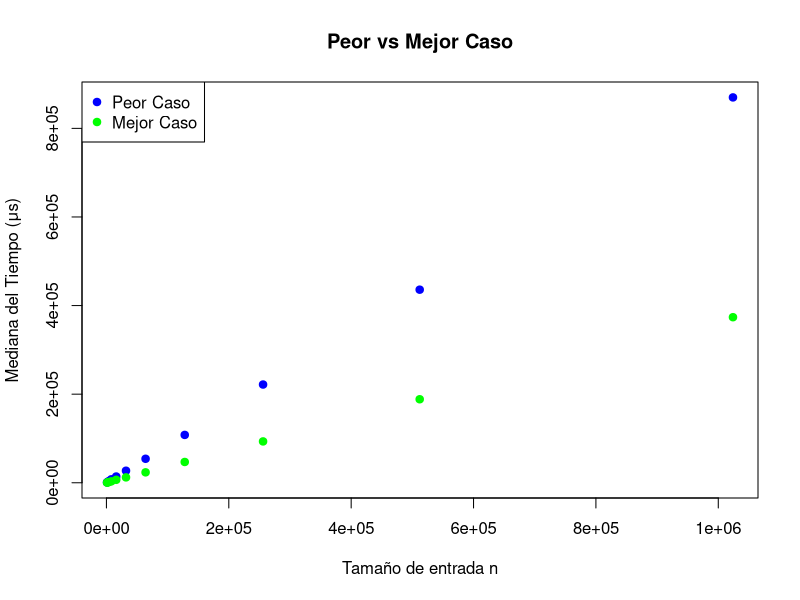
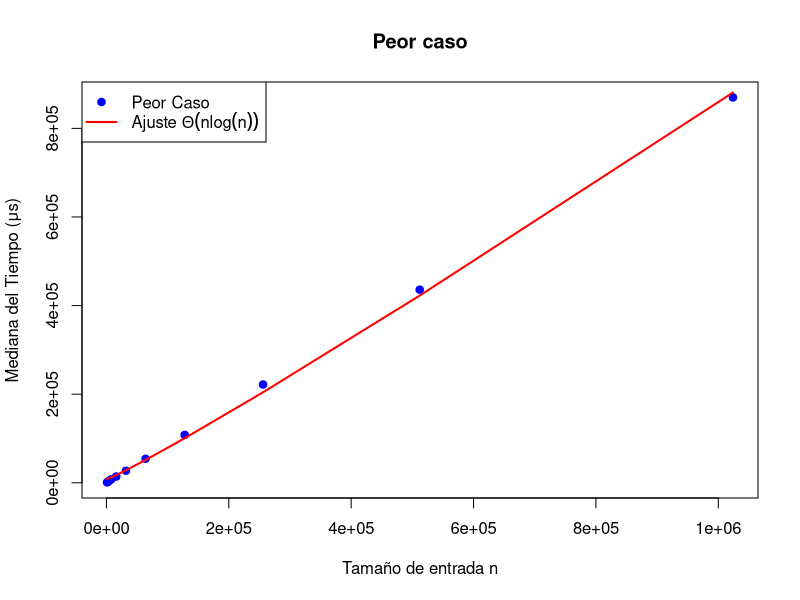
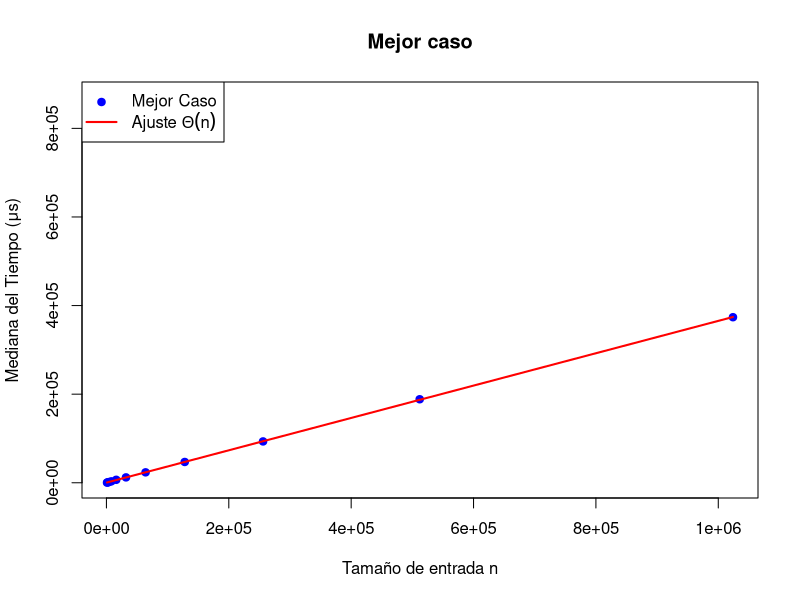

Write R code to recreate these figures, in order.
tiempoPeor <- read.csv("tiempoPeor.txt", header = TRUE)
tiempoMejor <- read.csv("tiempoMejor.txt", header = TRUE)


medianas_peor <- c(
  median(tiempoPeor$i0),
  median(tiempoPeor$i1),
  median(tiempoPeor$i2),
  median(tiempoPeor$i3),
  median(tiempoPeor$i4),
  median(tiempoPeor$i5),
  median(tiempoPeor$i6),
  median(tiempoPeor$i7),
  median(tiempoPeor$i8),
  median(tiempoPeor$i9),
  median(tiempoPeor$i10)
)

medianas_mejor <- c(
  median(tiempoMejor$i0),
  median(tiempoMejor$i1),
  median(tiempoMejor$i2),
  median(tiempoMejor$i3),
  median(tiempoMejor$i4),
  median(tiempoMejor$i5),
  median(tiempoMejor$i6),
  median(tiempoMejor$i7),
  median(tiempoMejor$i8),
  median(tiempoMejor$i9),
  median(tiempoMejor$i10)
)

n_vector = n_vector <- 1000 * 2^(0:10)

# --- Nube de puntos recta de regresión ---
plot(n_vector, medianas_peor,
     main = "Peor vs Mejor Caso",
     xlab = "Tamaño de entrada n",
     ylab = "Mediana del Tiempo (μs)",
     pch = 19,
     col = "blue",
     ylim = range(c(medianas_mejor, medianas_peor)))  # ajustar rango Y

points(n_vector, medianas_mejor,
       pch = 19,
       col = "green")  # nube de puntos del mejor caso en verde

legend("topleft",
       legend = c("Peor Caso", "Mejor Caso"),
       col = c("blue", "green"),
       pch = 19)

modelo_peor_uno <- lm(medianas_peor ~ n_vector) #O(n)
modelo_peor_dos <- lm(medianas_peor ~ I(n_vector*log(n_vector))) #O(n*log(n)) <- Orden real del algoritmo
r_cuadrado_peor_uno = summary(modelo_peor_uno)$r.squared #O(n)
r_cuadrado_peor_dos = summary(modelo_peor_dos)$r.squared #O(n*log(n))

modelo_mejor_uno <- lm(medianas_mejor ~ n_vector) #O(n)  <- Orden real del algoritmo
modelo_mejor_dos <- lm(medianas_mejor ~ I(n_vector*log(n_vector))) #O(n*log(n))
r_cuadrado_mejor_uno = summary(modelo_mejor_uno)$r.squared
r_cuadrado_mejor_dos = summary(modelo_mejor_dos)$r.squared

c('Peor O(n)'=r_cuadrado_peor_uno,'Peor O(n*log(n))'=r_cuadrado_peor_dos)
c('Mejor O(n)'=r_cuadrado_mejor_uno,'Mejor O(n*log(n))'=r_cuadrado_mejor_dos)

# --- Nube de puntos recta de regresión ---
plot(n_vector, medianas_peor,
     main = "Peor caso",
     xlab = "Tamaño de entrada n",
     ylab = "Mediana del Tiempo (μs)",
     pch = 19,
     col = "blue",
     ylim = range(c(medianas_mejor, medianas_peor)))  # ajustar rango Y

legend("topleft",
       legend = c("Peor Caso", expression(paste("Ajuste ", Theta(n*log(n))))),
       col = c("blue", "red"),   # colores
       pch = c(19, NA),             # primer punto, segundo nada
       lty = c(NA, 1),              # primer sin línea, segundo línea sólida
       lwd = c(NA, 2))              # grosor de la línea

lines(n_vector, predict(modelo_peor_dos), col="red", lwd=2)

# --- Nube de puntos recta de regresión ---
plot(n_vector, medianas_mejor,
     main = "Mejor caso",
     xlab = "Tamaño de entrada n",
     ylab = "Mediana del Tiempo (μs)",
     pch = 19,
     col = "blue",
     ylim = range(c(medianas_mejor, medianas_peor)))  # ajustar rango Y

legend("topleft",
       legend = c("Mejor Caso", expression(paste("Ajuste ", Theta(n)))),
       col = c("blue", "red"),   # colores
       pch = c(19, NA),             # primer punto, segundo nada
       lty = c(NA, 1),              # primer sin línea, segundo línea sólida
       lwd = c(NA, 2))              # grosor de la línea

lines(n_vector, predict(modelo_mejor_uno), col="red", lwd=2)
